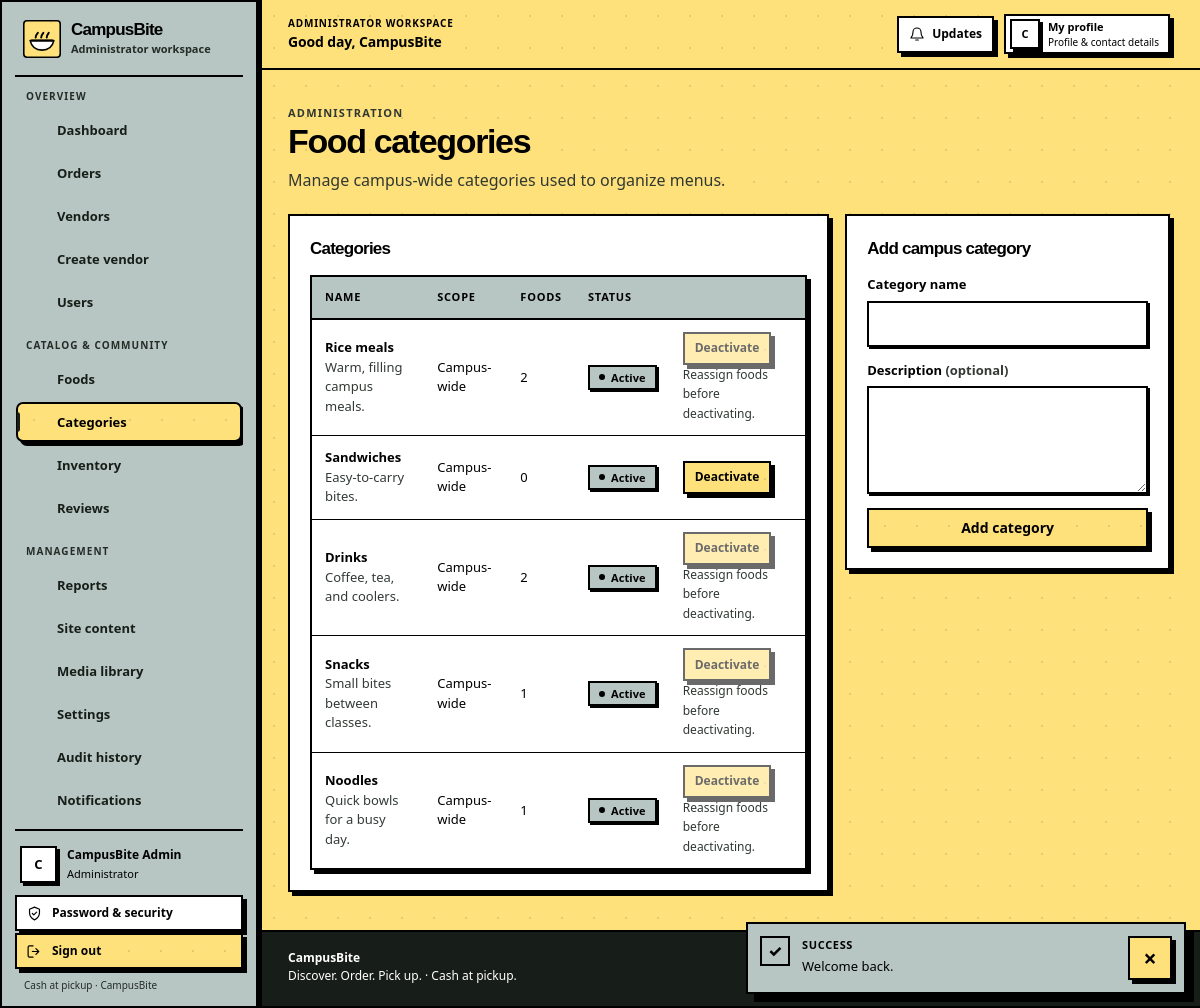
The app's page /index.php?r=admin.categories (signed in) with its own data.
### tables this page shows
CREATE TABLE IF NOT EXISTS system_settings (
  setting_key VARCHAR(100) NOT NULL,
  setting_value TEXT NOT NULL,
  updated_by INT UNSIGNED NULL,
  updated_at DATETIME NOT NULL DEFAULT CURRENT_TIMESTAMP ON UPDATE CURRENT_TIMESTAMP,
  PRIMARY KEY (setting_key),
  CONSTRAINT fk_settings_updater FOREIGN KEY (updated_by) REFERENCES users(id) ON DELETE SET NULL
);

CREATE TABLE IF NOT EXISTS users (
  id INT UNSIGNED NOT NULL AUTO_INCREMENT,
  role_id TINYINT UNSIGNED NOT NULL,
  full_name VARCHAR(120) NOT NULL,
  email VARCHAR(190) NOT NULL,
  password_hash VARCHAR(255) NOT NULL,
  phone VARCHAR(30) NULL,
  status ENUM('PENDING','ACTIVE','SUSPENDED') NOT NULL DEFAULT 'ACTIVE',
  last_login_at DATETIME NULL,
  created_at DATETIME NOT NULL DEFAULT CURRENT_TIMESTAMP,
  updated_at DATETIME NOT NULL DEFAULT CURRENT_TIMESTAMP ON UPDATE CURRENT_TIMESTAMP,
  PRIMARY KEY (id),
  UNIQUE KEY uq_users_email (email),
  KEY idx_users_role_status (role_id, status),
  CONSTRAINT fk_users_role FOREIGN KEY (role_id) REFERENCES roles(id) ON DELETE RESTRICT
);

CREATE TABLE IF NOT EXISTS roles (
  id TINYINT UNSIGNED NOT NULL AUTO_INCREMENT,
  name VARCHAR(30) NOT NULL,
  display_name VARCHAR(60) NOT NULL,
  PRIMARY KEY (id),
  UNIQUE KEY uq_roles_name (name)
);

CREATE TABLE IF NOT EXISTS food_categories (
  id INT UNSIGNED NOT NULL AUTO_INCREMENT,
  vendor_id INT UNSIGNED NULL,
  name VARCHAR(80) NOT NULL,
  slug VARCHAR(100) NOT NULL,
  description VARCHAR(240) NULL,
  sort_order SMALLINT NOT NULL DEFAULT 0,
  is_active TINYINT(1) NOT NULL DEFAULT 1,
  created_at DATETIME NOT NULL DEFAULT CURRENT_TIMESTAMP,
  updated_at DATETIME NOT NULL DEFAULT CURRENT_TIMESTAMP ON UPDATE CURRENT_TIMESTAMP,
  PRIMARY KEY (id),
  UNIQUE KEY uq_food_categories_vendor_name (vendor_id, name),
  KEY idx_category_active_order (is_active, sort_order),
  KEY idx_category_vendor (vendor_id, is_active),
  CONSTRAINT fk_categories_vendor FOREIGN KEY (vendor_id) REFERENCES vendors(id) ON DELETE CASCADE
);

### views/admin/categories.php (the view, shortened to what the rows shown need)
<div class="page-heading"><div><p class="eyebrow">Administration</p><h1>Food categories</h1><p>Manage campus-wide categories used to organize menus.</p></div></div>
<div class="dashboard-grid">
  <section class="panel"><h2 class="panel-title">Categories</h2><div class="table-wrap"><table><thead><tr><th>Name</th><th>Scope</th><th>Foods</th><th>Status</th><th></th></tr></thead><tbody><?php foreach ($categories as $category): ?><tr><td><strong><?= h($category['name']) ?></strong><div class="muted small"><?= h($category['description'] ?? '') ?></div></td><td><?= $category['vendor_id']?h($category['vendor_name']??'Vendor'):'Campus-wide' ?></td><td><?= (int)$category['food_count'] ?></td><td><?php $status=$category['is_active']?'ACTIVE':'HIDDEN';$badgeLabel=$category['is_active']?'Active':'Inactive';require APP_ROOT . '/views/components/status-badge.php'; ?></td><td><?php if (!$category['vendor_id']): ?><form method="post" action="<?= h(app_url('admin.category.toggle')) ?>" class="inline-form"<?= $category['is_active'] && (int)$category['food_count'] === 0 ? ' data-confirm="Deactivate this category?"' : '' ?>><?= csrf_field() ?><input type="hidden" name="id" value="<?= (int)$category['id'] ?>"><button class="button button-secondary button-small" type="submit"<?= $category['is_active'] && (int)$category['food_count'] > 0 ? ' disabled title="Reassign foods before deactivating this category."' : '' ?>><?= $category['is_active']?'Deactivate':'Activate' ?></button></form><?php if ($category['is_active'] && (int)$category['food_count'] > 0): ?><span class="field-hint">Reassign foods before deactivating.</span><?php endif; ?><?php else: ?><span class="muted small">Managed by vendor</span><?php endif; ?></td></tr><?php endforeach; ?></tbody></table></div></section>
  <section class="panel"><h2 class="panel-title">Add campus category</h2></section>
</div>

### views/layouts/header.php (shortened to what the rows shown need)
<?php
$user = current_user();
$currentRoute = (string) ($_GET['r'] ?? 'home');
$vendorContext = $user && $user['role'] === 'VENDOR' ? current_vendor() : null;
$unreadCount = 0;
if ($user) {
    try {
        $notificationState = db_one('SELECT COALESCE(SUM(read_at IS NULL),0) AS unread_count, COALESCE(MAX(id),0) AS latest_id FROM notifications WHERE user_id=?', 'i', [(int) $user['id']]);
        $unreadCount = (int) ($notificationState['unread_count'] ?? 0);
    } catch (Throwable $e) { $unreadCount = 0; $cartCount = 0; $notificationCursor = 0; }
}
$workspaceMode = $user && in_array($user['role'], ['STUDENT', 'VENDOR', 'ADMIN'], true);
$bodyClasses = $workspaceMode ? 'workspace-body' . ($user['role'] === 'STUDENT' ? ' student-workspace-body' : '') : '';
$workspaceRoleLabel = match ($user['role'] ?? '') {
    'ADMIN' => 'Administrator',
    'VENDOR' => 'Vendor',
    'STUDENT' => 'Student',
    default => 'Account',
};
$userName = trim((string) ($user['full_name'] ?? ''));
$userFirstName = $userName !== '' ? (explode(' ', $userName)[0] ?? $userName) : 'there';
$userInitial = strtoupper(mb_substr($userFirstName, 0, 1, 'UTF-8'));
$profileImageUrl = $user && !empty($user['profile_media_id']) ? app_url('media.view', ['id' => (int) $user['profile_media_id']]) : null;
$workspaceNavGroups = [];
if (!$workspaceMode) {
    $nav = [['foods','Foods'],['vendors','Vendors'],['content&page=help','How it works']];
} else {
    $workspaceNavGroups = [
        ['label' => 'Overview', 'items' => [
            ['route' => 'admin.dashboard', 'label' => 'Dashboard', 'icon' => 'grid'],
            ['route' => 'admin.orders', 'label' => 'Orders', 'icon' => 'receipt', 'active' => ['admin.orders', 'admin.order.status']],
            ['route' => 'admin.vendors', 'label' => 'Vendors', 'icon' => 'store', 'active' => ['admin.vendors', 'admin.vendor.action']],
            ['route' => 'admin.vendor.create', 'label' => 'Create vendor', 'icon' => 'person'],
            ['route' => 'admin.users', 'label' => 'Users', 'icon' => 'people', 'active' => ['admin.users', 'admin.user.status']],
        ]],
        ['label' => 'Catalog & community', 'items' => [
            ['route' => 'admin.foods', 'label' => 'Foods', 'icon' => 'food', 'active' => ['admin.foods', 'admin.food.toggle', 'admin.food.feature']],
            ['route' => 'admin.categories', 'label' => 'Categories', 'icon' => 'layers', 'active' => ['admin.categories', 'admin.category.save', 'admin.category.toggle']],
            ['route' => 'admin.inventory', 'label' => 'Inventory', 'icon' => 'box'],
            ['route' => 'admin.reviews', 'label' => 'Reviews', 'icon' => 'star', 'active' => ['admin.reviews', 'admin.review.status']],
        ]],
        ['label' => 'Management', 'items' => [
            ['route' => 'admin.reports', 'label' => 'Reports', 'icon' => 'chart'],
            ['route' => 'admin.cms', 'label' => 'Site content', 'icon' => 'file', 'active' => ['admin.cms', 'admin.cms.save']],
            ['route' => 'admin.media', 'label' => 'Media library', 'icon' => 'image', 'active' => ['admin.media', 'admin.media.upload', 'admin.media.delete']],
            ['route' => 'admin.settings', 'label' => 'Settings', 'icon' => 'settings', 'active' => ['admin.settings', 'admin.settings.save']],
            ['route' => 'admin.audit', 'label' => 'Audit history', 'icon' => 'clock'],
            ['route' => 'notifications', 'label' => 'Notifications', 'icon' => 'bell', 'badge' => $unreadCount, 'badge_label' => 'unread notifications'],
        ]],
        ['label' => 'Account', 'items' => [
            ['route' => 'profile', 'label' => 'My profile', 'icon' => 'person', 'active' => ['profile', 'profile.save']],
        ]],
    ];
}
?>
<!doctype html>
<html lang="en">
<head>
  <title><?= h(($title ?? 'Discover campus food') . ' · ' . site_name()) ?></title>
  <link rel="stylesheet" href="https://api.fontshare.com/v2/css?f[]=cabinet-grotesk@400,500,700,800&amp;display=swap">
  <link rel="stylesheet" href="https://api.fontshare.com/v2/css?f[]=satoshi@400,500,700&amp;display=swap">
  <link rel="stylesheet" href="<?= h(APP_BASE) ?>/assets/css/app.css">
</head>
<body<?= $bodyClasses !== '' ? ' class="' . h($bodyClasses) . '"' : '' ?>>
<?php if ($workspaceMode): ?>
<div class="workspace-shell" data-workspace-layout>
  <?php require APP_ROOT . '/views/layouts/sidebar.php'; ?>
  <div class="workspace-main">
    <header class="workspace-topbar">
      <div class="workspace-topbar-leading">
        <div class="workspace-greeting">
          <span class="workspace-topbar-kicker"><?= h($workspaceRoleLabel) ?> workspace</span>
          <strong>Good day, <?= h($userFirstName) ?></strong>
        </div>
      </div>
      <div class="workspace-topbar-actions">
        <a class="workspace-updates" href="<?= h(app_url('notifications')) ?>" aria-label="Notifications<?= $unreadCount ? ', ' . (int) $unreadCount . ' unread' : '' ?>" data-live-unread-link data-live-label="Notifications" data-live-badge-class="workspace-topbar-badge">
          <svg viewBox="0 0 24 24" aria-hidden="true" focusable="false"><path d="M18 9a6 6 0 0 0-12 0c0 7-3 7-3 9h18c0-2-3-2-3-9M10 21h4"/></svg>
          <span>Updates</span><?php if ($unreadCount): ?><span class="workspace-topbar-badge" data-live-unread-badge aria-hidden="true"><?= (int) $unreadCount ?></span><?php endif; ?>
        </a>
        <a class="workspace-topbar-account" href="<?= h(app_url('profile')) ?>" aria-label="My profile">
          <span class="workspace-avatar workspace-avatar-small" aria-hidden="true"><?php if ($profileImageUrl): ?><img src="<?= h($profileImageUrl) ?>" alt=""><?php else: ?><?= h($userInitial) ?><?php endif; ?></span>
          <span class="workspace-topbar-account-label">My profile<small>Profile &amp; contact details</small></span>
        </a>
      </div>
    </header>
    <main class="site-main workspace-site-main" id="main-content">
      <div class="workspace-content">
<?php endif; ?>

### views/layouts/sidebar.php (shortened to what the rows shown need)
<aside class="workspace-sidebar" id="workspace-sidebar" aria-label="CampusBite workspace">
  <div class="workspace-sidebar-brand">
    <a class="workspace-brand" href="<?= h(app_url($user['role'] === 'ADMIN' ? 'admin.dashboard' : ($user['role'] === 'VENDOR' ? 'vendor.dashboard' : 'home'))) ?>" aria-label="<?= h(site_name()) ?> workspace home">
      <img src="<?= h(APP_BASE) ?>/assets/icons/campusbite.svg" width="38" height="38" alt="">
      <span class="workspace-brand-copy"><strong><?= h(site_name()) ?></strong><small><?= h($workspaceRoleLabel) ?> workspace</small></span>
    </a>
  </div>
  <nav class="workspace-navigation" aria-label="Workspace navigation">
    <?php foreach ($workspaceNavGroups as $group): ?>
      <div class="workspace-nav-group">
        <p class="workspace-nav-label"><?= h($group['label']) ?></p>
        <ul>
          <?php foreach ($group['items'] as $item):
            $activeRoutes = $item['active'] ?? [$item['route']];
            $isCurrent = in_array($currentRoute, $activeRoutes, true);
            $badgeCount = (int) ($item['badge'] ?? 0);
          ?>
            <li>
              <a class="workspace-nav-link<?= $isCurrent ? ' is-current' : '' ?>" href="<?= h(app_url($item['route'])) ?>"<?php if ($item['route'] === 'notifications'): ?> data-live-unread-link data-live-label="Notifications" data-live-badge-class="workspace-nav-badge" aria-label="Notifications<?= $badgeCount ? ', ' . $badgeCount . ' unread' : '' ?>"<?php endif; ?><?= $isCurrent ? ' aria-current="page"' : '' ?>>
                <svg class="workspace-nav-icon" viewBox="0 0 24 24" aria-hidden="true" focusable="false"><g fill="none" stroke="currentColor" stroke-width="1.7" stroke-linecap="round" stroke-linejoin="round"><?= $workspaceIcons[$item['icon']] ?? $workspaceIcons['grid'] ?></g></svg>
                <span class="workspace-nav-text"><?= h($item['label']) ?></span>
              </a>
            </li>
          <?php endforeach; ?>
        </ul>
      </div>
    <?php endforeach; ?>
  </nav>
  <div class="workspace-sidebar-footer">
    <div class="workspace-sidebar-user">
      <span class="workspace-avatar" aria-hidden="true"><?php if ($profileImageUrl): ?><img src="<?= h($profileImageUrl) ?>" alt=""><?php else: ?><?= h($userInitial) ?><?php endif; ?></span>
      <span class="workspace-sidebar-user-copy"><strong><?= h($userName ?: 'CampusBite user') ?></strong><small><?= h($workspaceRoleLabel) ?></small></span>
    </div>
    <a class="workspace-sidebar-security" href="<?= h(app_url('account.password')) ?>">
      <svg viewBox="0 0 24 24" aria-hidden="true" focusable="false"><path d="M12 3 19 6v5c0 4.6-2.9 8-7 10-4.1-2-7-5.4-7-10V6l7-3Z"/><path d="m9 12 2 2 4-4"/></svg>
      <span>Password &amp; security</span>
    </a>
    <form class="workspace-signout-form" method="post" action="<?= h(app_url('auth.logout')) ?>">
      <button class="workspace-signout" type="submit">
        <svg viewBox="0 0 24 24" aria-hidden="true" focusable="false"><path d="M10 4H5a2 2 0 0 0-2 2v12a2 2 0 0 0 2 2h5M14 16l4-4-4-4M18 12H9"/></svg>
        <span>Sign out</span>
      </button>
    </form>
    <p class="workspace-sidebar-footnote">Cash at pickup · CampusBite</p>
  </div>
</aside>

### views/components/status-badge.php (shortened to what the rows shown need)
<?php
$badgeStatus = strtoupper((string) ($status ?? ''));
$badgeClass = match ($badgeStatus) {
    'COMPLETED', 'ACTIVE', 'PAID', 'RESTOCK', 'PURCHASE', 'PUBLISHED' => 'status-completed',
    'PENDING', 'UNPAID', 'PREPARING', 'OPEN', 'WASTE' => 'status-pending',
    'CONFIRMED', 'READY', 'RESOLVED' => 'status-ready',
    'CANCELLED', 'REJECTED', 'NO_SHOW', 'SUSPENDED', 'HIDDEN', 'DISMISSED' => 'status-cancelled',
    default => 'status-neutral',
};
$badgeText = $badgeLabel ?? status_label($badgeStatus);
?>
<span class="badge <?= h($badgeClass) ?>"><?= h($badgeText) ?></span>

### views/layouts/footer.php (shortened to what the rows shown need)
      </div>
    </main>
    <footer class="site-footer<?= $workspaceMode ? ' workspace-footer' : '' ?>">
      <div class="container footer-inner">
        <div><strong><?= h(site_name()) ?></strong><br><span>Discover. Order. Pick up. · Cash at pickup.</span></div>
      </div>
    </footer>
<?php if ($workspaceMode): ?>
  </div>
</div>
<?php endif; ?>
</body>
</html>

### records on screen
system_settings: setting_value "CampusBite"
users: role.name "Administrator", full_name "C", full_name "CampusBite Admin", role.name "ADMINISTRATOR", full_name "CampusBite"
food_categories: name "Rice meals", description "Warm, filling campus meals.", shows "Campus-wide", food_count "2", is_active "Active", shows "Deactivate", shows "Reassign foods before deactivating."
food_categories: name "Sandwiches", description "Easy-to-carry bites.", shows "Campus-wide", food_count "0", is_active "Active", shows "Deactivate"
food_categories: name "Drinks", description "Coffee, tea, and coolers.", shows "Campus-wide", food_count "2", is_active "Active", shows "Deactivate", shows "Reassign foods before deactivating."
food_categories: name "Snacks", description "Small bites between classes.", shows "Campus-wide", food_count "1", is_active "Active", shows "Deactivate", shows "Reassign foods before deactivating."
food_categories: name "Noodles", description "Quick bowls for a busy day.", shows "Campus-wide", food_count "1", is_active "Active", shows "Deactivate", shows "Reassign foods before deactivating."

### other values on screen
$group['label'] "OVERVIEW"
$item['label'] "Dashboard"
$item['label'] "Orders"
$item['label'] "Vendors"
$item['label'] "Create vendor"
$item['label'] "Users"
$group['label'] "CATALOG & COMMUNITY"
$item['label'] "Foods"
$item['label'] "Categories"
$item['label'] "Inventory"
$item['label'] "Reviews"
$group['label'] "MANAGEMENT"
$item['label'] "Reports"
$item['label'] "Site content"
$item['label'] "Media library"
